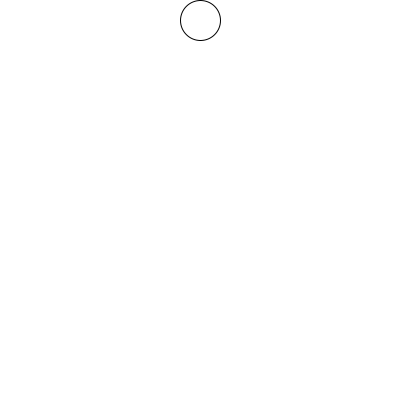
Frame 1 (no input)
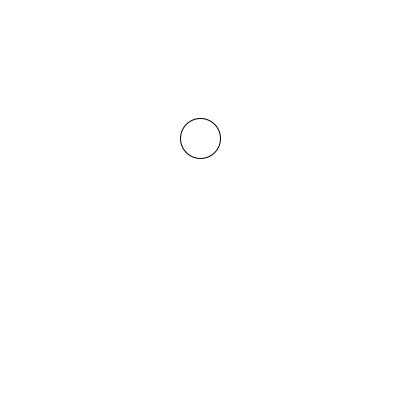
Frame 60 (the mouse pressed at the canvas centre just before this capture)
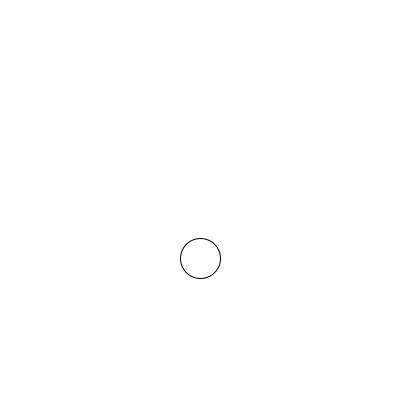
Frame 120 (the mouse held since frame 60 and released just before this capture)

The Processing sketch that drew these frames (run headless with seeded random() and noise(); from frame 60 on, the mouse is pressed at the canvas centre):

// Processing sketch: BouncingBall
// ── BouncingBall.pde
// Session 1, change step: one possible answer to the bounce challenge.
// speed is state too. Flipping its sign turns the ball around.

float y = 20;
float speed = 2;

void setup() {
  size(400, 400);
}

void draw() {
  background(255);
  circle(200, y, 40);
  y = y + speed;
  if (y > height - 20 || y < 20) {
    speed = -speed;
  }
}
